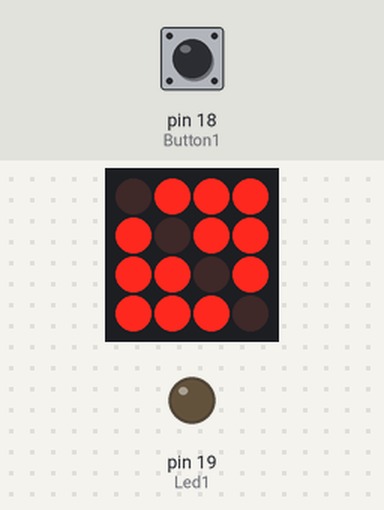
This sketch was run on a simulated Arduino Uno, built with avr-gcc and run on an emulated ATmega328P. Parts: 4×4 LED matrix, output pins drawn as LEDs (lit = HIGH). Wiring (inferred from the names in the program): LED matrix (orientation assumed): rows pin 14, pin 15, pin 16, pin 17; columns pin 7, pin 8, pin 6, pin 3. The test bench sets the inputs (shaded band); at power-on: pin 18 (Button1) HIGH. Pins used as bus, display or sensor lines are not drawn.

Above: at 1.2 s.
1.3 s: pin 18 (Button1) pulled LOW for 0.15 s
At 1.57 s:
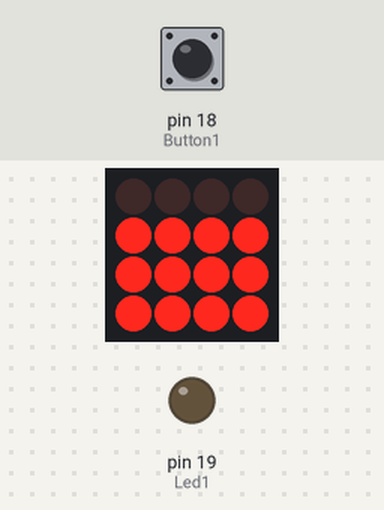
At 15.7 s:
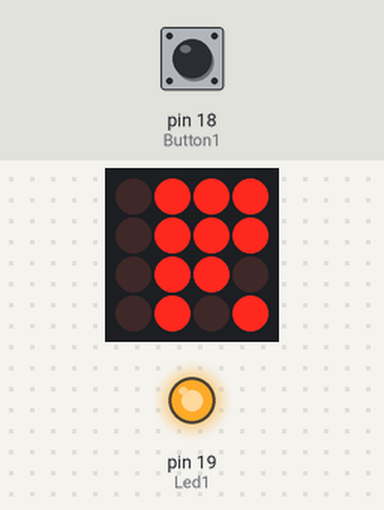
Timing chart, 0 to 16.3 s (numbered marks = the images above; inputs shaded):
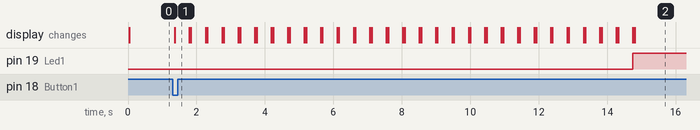

Measured:
- after the input at 1.3 s, pin 19 (Led1): LOW → HIGH after 13.4 s; the display: changes after 0.06 s (image 1)

The sketch:

USB_box_01.ino
```cpp
const int row[4] = { 14, 15, 16, 17 };
const int col[8] = { 2, 3, 4, 5, 6, 7, 8, 9 };
int Button1 = 18;
int Led1 = 19;
int Key1 = 10;
boolean isBitSet;
int i = 0;
const byte numeral[13]= {
B11011010, //H
B10111111, //a
B11100110, //S
B11111000, //P
B00000001, //.
B00110010, //7
B11110110, //9
B10111100, //2
B11100110, //5
B01111110, //O
B11111000, //P
B11101100, //E
B01111010, //N
};

void setup() {
  pinMode(Key1, OUTPUT);
  digitalWrite(Key1, LOW);
  for (int thisPin = 0; thisPin < 4; thisPin++) {
    pinMode(row[thisPin], OUTPUT);
    digitalWrite(row[thisPin], HIGH);
  }
  for (int thisPin = 0; thisPin < 8; thisPin++) {
    pinMode(col[thisPin], OUTPUT);
    digitalWrite(col[thisPin], LOW);
  }
  pinMode(Button1, INPUT_PULLUP);
  pinMode(Led1, OUTPUT);
  digitalWrite(Led1, LOW);
}

void loop() {
  for (int Segment = 0; Segment < 4; Segment++) {
    for (int thisPin = 0; thisPin < 8; thisPin++) {
      isBitSet = bitRead(numeral[Segment+i], thisPin);
      digitalWrite(col[thisPin], isBitSet);
    }
    digitalWrite(row[Segment], LOW);
    delay(2);
    digitalWrite(row[Segment], HIGH);
  }
  int sensorVal = digitalRead(Button1);
  if (sensorVal == LOW) {
    if (i == 5){
      digitalWrite(Led1, LOW);
      i = 9;
      digitalWrite(Key1, HIGH);
    }
    if (i == 0){
      for (int thisPin = 0; thisPin < 8; thisPin++) {
        isBitSet = bitRead(numeral[4], thisPin);
        digitalWrite(col[thisPin], isBitSet);
      }
      for (int j = 0; j < 7; j++){
        for (int Segment = 0; Segment < 4; Segment++){
          digitalWrite(row[Segment], LOW);
          delay(400);
          digitalWrite(row[Segment], HIGH);
          delay(80);
        }
      }
      digitalWrite(Led1, HIGH);
      i = 5;
    }
  }
}
```
